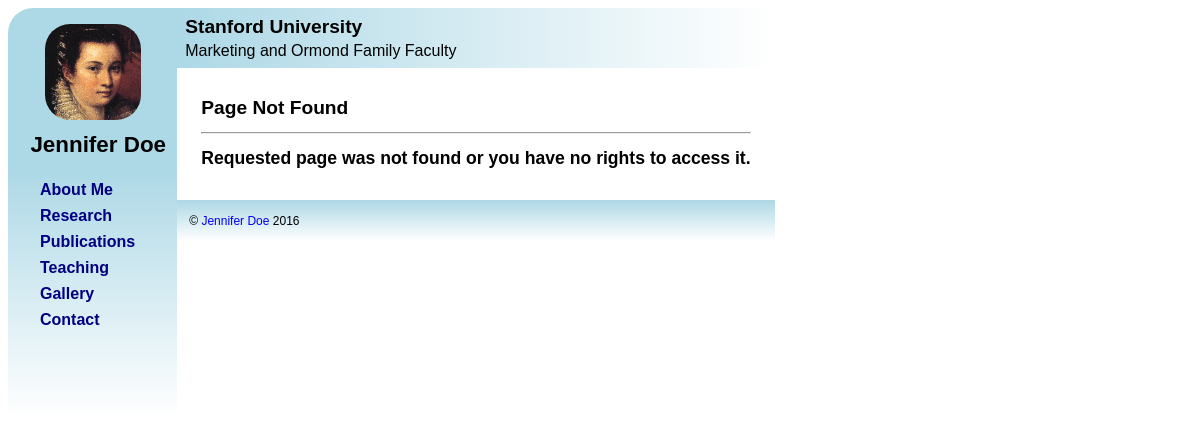
/index.php?view=Publications, run on the app's committed database.
### tables this page shows
CREATE TABLE IF NOT EXISTS Pages (
    Name NVARCHAR(30) PRIMARY KEY NOT NULL,
    Title NVARCHAR(100) NOT NULL,
    NavIndex INT NOT NULL DEFAULT 0,
    IsAdmin BIT NOT NULL DEFAULT 0
) COLLATE 'utf8_czech_ci';

### view/PageNotFoundView.php (called while the page is built, shortened)
<?php
include 'view/BaseView.php';
class PageNotFoundView extends BaseView
{
    protected function OnGenerateContent()
    {
        $this->GeneratePageNotFoundContent();
    }
}
$model = new \gratz\BaseModel("PageNotFound");
$controller = new \gratz\BaseController($model);
$view = new \gratz\PageNotFoundView($model, $controller);
$view->Generate();

### index.php (called while the page is built, shortened)
<?php
    try
    {
        function GetViewNames()
        {
            $viewNames = array();
            $fileNames = glob("view/" . "*View.php");
            foreach ($fileNames as $fileName)
            {
                if (is_file($fileName))
                {
                    $viewNames[] = substr($fileName, 5, strlen($fileName) - 13);
                }
            }
            return $viewNames;
        }
        function GetViewName()
        {
            if (isset($_GET['view']) && is_string($_GET['view']))
            {
                $viewName = filter_input(INPUT_GET, 'view');
            }
            else
            {
                $viewName = "AboutMe";
            }
            return $viewName;
        }
        function DispatchRequest()
        {
            $viewName = GetViewName();
            $viewNames = GetViewNames();
            if (!in_array($viewName, $viewNames))
            {
                $viewName = 'PageNotFound';
            }
            $viewFileName = "view/" . $viewName . "View.php";
            include $viewFileName;
        }
        DispatchRequest();
    }
    catch (\Exception $ex)
    {
        $message = $ex->getMessage();
        include 'include/FatalError.php';
    }

### model/BaseModel.php (called while the page is built, shortened)
<?php
include "model/NavItemsLoader.php";
include "model/DbInfoView.php";
class BaseModel {
    protected $pdo = NULL;
    protected $cmdGetDbInfoItem;
    public $pageName = '';
    function setPageTitle($pageTitle)
    {
        $value = filter_var($pageTitle, FILTER_SANITIZE_FULL_SPECIAL_CHARS);
        $this->pageTitle = $value;
    }
    public function IsAdminLoggedIn()
    {
        return isset($_SESSION['IS_ADMIN']) && is_bool($_SESSION['IS_ADMIN']) && $_SESSION['IS_ADMIN'];
    }
    private function LoadPageData()
    {
        $sth = $this->pdo->prepare("SELECT Name, Title FROM Pages WHERE Name = :Name;");
    }
    private function LoadData()
    {
        $this->dbInfo = new \gratz\DbInfoView($this->pdo);
        if (is_string($this->pageName) && (strlen($this->pageName) > 0))
        {
            $this->LoadPageData();
        }
        $this->LoadNavItems();
    }
    private function LoadNavItems()
    {
        $o = new NavItemsLoader($this->pdo, $this->IsAdminLoggedIn());
        $this->navItems = $o->GetNavItems();
    }
    protected function GetDbInfoItem($key, $sanitize = TRUE)
    {
        $this->cmdGetDbInfoItem->execute(array(':InfoKey' => $key));
        if ($sanitize)
        {
            $value = filter_var($this->cmdGetDbInfoItem->fetchColumn(), FILTER_SANITIZE_FULL_SPECIAL_CHARS);
        }
        else
        {
            $value = $this->cmdGetDbInfoItem->fetchColumn();
        }
        if ($value)
        {
            return $value;
        }
        else
        {
            return "";
        }
    }
    private function OpenDbConnection()
    {
        $this->pdo = \Database::GetPDO();
        $this->cmdGetDbInfoItem = $this->pdo->prepare("SELECT InfoValue FROM DbInfo WHERE InfoKey = :InfoKey;");
    }
    public function __construct($pageName, $isEditor = FALSE)
    {
        $this->pageName = $pageName;
        $this->OpenDbConnection();
        $this->LoadData();
    }
}

### include/Database.php (called while the page is built, shortened)
<?php
abstract class Database
{
    static public function GetPDO($userName = NULL, $password = NULL)
    {
        $serverName = Configuration::ServerName;
        $databaseName = Configuration::DatabaseName;
        if (!isset($userName))
        {
            $userName = Configuration::UserName;
        }
        if (!isset($password))
        {
            $password = Configuration::Password;
        }
        $connectionString = "mysql:host=" . $serverName . ";dbname=" . $databaseName;
        $pdo = new PDO($connectionString, $userName, $password);
        $pdo->setAttribute(PDO::ATTR_ERRMODE, PDO::ERRMODE_EXCEPTION);
        return $pdo;
    }
}

### model/DbInfoView.php (called while the page is built, shortened)
<?php
class DbInfoView {
    private $pdo;
    public function __construct($pdo)
    {
        $this->pdo = $pdo;
        $this->Load();
    }
    public $FirstName;
    public $LastName;
    public function getFullName()
    {
        return $this->FirstName . " " . $this->LastName;
    }
    private function SetPropertiesFromDb($item)
    {
        $this->FirstName = filter_var($item->FirstName, FILTER_SANITIZE_FULL_SPECIAL_CHARS);
        $this->LastName = filter_var($item->LastName, FILTER_SANITIZE_FULL_SPECIAL_CHARS);
        $this->UniversityName = filter_var($item->UniversityName, FILTER_SANITIZE_FULL_SPECIAL_CHARS);
        $this->FacultyName = filter_var($item->FacultyName, FILTER_SANITIZE_FULL_SPECIAL_CHARS);
        $this->Email = filter_var($item->Email, FILTER_SANITIZE_EMAIL);
    }
    private function Load()
    {
        $sth = $this->pdo->query("SELECT * FROM DbInfoView;", \PDO::FETCH_OBJ);
        $item = $sth->fetch();
    }
}

### model/NavItemsLoader.php (called while the page is built, shortened)
<?php
class NavItemsLoader {
    private $pdo;
    private $isAdminLoggedIn;
    public function __construct($pdo, $isAdminLoggedIn)
    {
        $this->pdo = $pdo;
        $this->isAdminLoggedIn = $isAdminLoggedIn;
    }
    private function SanitizeNavItem($item)
    {
        $item->Title = filter_var($item->Title, FILTER_SANITIZE_FULL_SPECIAL_CHARS);
        $item->Url = filter_var($item->Url, FILTER_SANITIZE_URL);
    }
    public function GetNavItems()
    {
        $navItems = array();
        $adminFilter = '';
        if (!$this->isAdminLoggedIn)
        {
            $adminFilter = ' AND IsAdmin = 0';
            $url = 'Name';
        }
        else
        {
            $url = "Name, CASE WHEN IsAdmin = 0 THEN 'Edit' ELSE '' END";
        }
        $sth = $this->pdo->query("SELECT Name, Title, NavIndex, IsAdmin, CONCAT('index.php?view=', " . $url . ") Url " .
                "FROM Pages WHERE NavIndex > 0" . $adminFilter . " ORDER BY NavIndex;", \PDO::FETCH_OBJ);
        while ($navItem = $sth->fetch())
        {
            $navItems[] = $navItem;
        }
        return $navItems;
    }
}

### view/BaseView.php (the view, shortened to what this page needs)
<?php
include 'include/Database.php';
include 'model/BaseModel.php';
abstract class BaseView {
    protected $model;
    protected $is_admin_required = \FALSE;
    public function __construct($model, $controller)
    {
        $this->model = $model;
    }
    protected function CheckAdminAccess()
    {
        if ($this->is_admin_required)
        {
            return $this->model->IsAdminLoggedIn();
        }
        else
        {
            return \TRUE;
        }
    }
    protected function GeneratePageNotFoundContent()
    {
?>
                <h2>Requested page was not found or you have no rights to access it.</h2>
<?php
    }
    public function Generate()
    {
?>
<!DOCTYPE html>
<html <?php echo "lang=\"" . $this->model->lang . "\"" ?>>
    <head>
        <link rel="stylesheet" href="https://ajax.googleapis.com/ajax/libs/jqueryui/1.11.4/themes/smoothness/jquery-ui.css"/>
<?php
    $this->GenerateStyleSheets();
?>
    </head>
    <body>
      <div id="container">
<?php
    $this->GenerateBody();
?>
      </div>
    </body>
</html>
<?php
    }
    private function GenerateStyleSheets()
    {
?>
        <link rel="stylesheet" href="style/main.css"/>
        <link rel="stylesheet" href="style/small.css" media="screen and (max-width: 768px)"/>
        <link rel="stylesheet" href="style/large.css" media="screen and (min-width: 768px)"/>
        <link rel="stylesheet" href="style/print.css" media="print"/>
<?php
    }
    private function GenerateBody()
    {
        try
        {
            $this->GenerateLeftBar();
            $this->GenerateCenter();
        }
        catch (\GratzException $ex)
        {
            $message = $ex->getMessage();
            echo "        <p class=\"error\">$message.</p>\n";
        }
        catch (\Exception $ex)
        {
            $message = $ex->getMessage();
            echo "        <p class=\"error\">Internal server error occurred: $message.</p>\n";
        }
    }
    private function GenerateLeftBar()
    {
?>
        <div id="left-bar">
<?php
            $this->GenerateNavHeader();
            $this->GenerateNav();
?>
        </div>
<?php
    }
    private function GenerateCenter()
    {
?>
        <div id="center">
<?php
            $this->GenerateContentHeader();
            $this->GenerateContent();
            $this->GenerateContentFooter();
?>
        </div>
<?php
    }
    private function GenerateNavHeader()
    {
?>
            <header>
                <div class="portraitSmall"><img src="img/portrait_small.png" alt="<?php echo $this->model->dbInfo->getFullName() ?>" /></div>
                <div class="fullName"><?php echo $this->model->dbInfo->getFullName() ?></div>
            </header>
<?php
    }
    private function GenerateNav()
    {
?>
            <nav>
<?php
                $this->OnGenerateNav();
?>
            </nav>
<?php
    }
    private function GenerateContentHeader()
    {
?>
            <header>
                <div id="organisationName">
                    <div id="universityName"><?php echo $this->model->dbInfo->UniversityName ?></div>
                    <div id="facultyName"><?php echo $this->model->dbInfo->FacultyName ?></div>
                </div>
            </header>
<?php
    }
    protected function GenerateContent()
    {
?>
            <main>
<?php
        if ($this->CheckAdminAccess())
        {
?>
                <h1><?php echo $this->model->pageTitle ?></h1><hr/>
<?php
                $this->OnGenerateContent();
        }
        else
        {
                $this->GeneratePageNotFoundContent();
        }
?>
            </main>
<?php
    }
    private function GenerateContentFooter()
    {
?>
            <footer>
                <p>&copy;&nbsp;<?php echo '<a href="mailto:' . $this->model->dbInfo->Email . '" title="' . $this->model->dbInfo->getFullName() . '">' . $this->model->dbInfo->getFullName() . '</a>' ?> 2016</p>
            </footer>
<?php
    }
?>
<?php
    protected function OnGenerateNav()
    {
?>
<?php
        foreach($this->model->navItems as $navItem)
        {
            echo "                <a href=\"$navItem->Url\" title=\"$navItem->Title\" data-view-name=\"$navItem->Name\">$navItem->Title</a>\n";
        }
    }
}

### style/main.css (style rules this page uses)
* { box-sizing: border-box; }
body { font-family: Times New Roman; font-size: 1em; font-weight: normal; }
a { color: blue; text-decoration: none; }
#organisationName { display: block; padding: .5em 8em 0.5em .5em; overflow: hidden; white-space: nowrap; font-family: Verdana, Arial; }
#container { display: table; }
#center { display: table-cell; vertical-align: top; }
#left-bar nav { padding: .75em 1em 5em 2em; background: lightblue; background: -webkit-linear-gradient(lightblue, white); background: -o-linear-gradient(lightblue, white); background: -moz-linear-gradient(lightblue, white); background: linear-gradient(lightblue, white); }
nav { list-style: none; }
nav a { display: list-item; margin: 0em .5em .5em 0em; color: navy; font-family: Verdana, Arial; font-size: 1.0em; font-weight: bold; text-decoration: none; }
#center main { padding: 1em 1.5em 1em 1.5em; }
main h1 { font-family: Verdana, Arial; font-size: 1.2em; font-weight: bold; }
main h2 { font-family: Verdana, Arial; font-size: 1.1em; font-weight: bold; }
footer { clear: both; padding: .1em .75em .1em .75em; background: lightblue; background: -webkit-linear-gradient(lightblue, white); background: -o-linear-gradient(lightblue, white); background: -moz-linear-gradient(lightblue, white); background: linear-gradient(lightblue, white); }
footer p { font-family: Verdana, Arial; font-size: .75em; }

### style/large.css (style rules this page uses)
@media only screen and (min-width: 768px) { #universityName { font-size: 1.2em; font-weight: bold; } }
@media only screen and (min-width: 768px) { #facultyName { margin: .25em 0em 0em 0em; font-size: 1em; font-weight: normal; } }
@media only screen and (min-width: 768px) { #left-bar { display: table-cell; vertical-align: top; } }
@media only screen and (min-width: 768px) { #left-bar header { border-radius: 25px 0px 0px 0px; background-color: lightblue; } }
@media only screen and (min-width: 768px) { #center header { background: lightblue; background: -webkit-linear-gradient(90deg, lightblue, white); background: -o-linear-gradient(90deg, lightblue, white); background: -moz-linear-gradient(90deg, lightblue, white); background: linear-gradient(90deg, lightblue, white); } }
@media only screen and (min-width: 768px) { .fullName { display: block; padding: 0em .5em .5em 1em; font-family: Verdana, Arial; font-size: 1.4em; font-weight: bold; } }
@media only screen and (min-width: 768px) { .portraitSmall { display: block; text-align: center; padding: 1em 0em .5em 0em; height: auto; width: auto; } }
@media only screen and (min-width: 768px) { .portraitSmall img { border-radius: 25px; height: 6em; width: 6em; } }

### style/print.css (style rules this page uses)
#left-bar { display: none; }
.fullName { display: block; padding: 1em .5em .5em 1em; font-family: Verdana, Arial; font-size: 1em; font-weight: bold; }
.portraitSmall { display: none; }
footer { display: none; }

### data on the page
pages: Title "About Me"
pages: Title "Research"
pages: Title "Publications"
pages: Title "Teaching"
pages: Title "Gallery"
pages: Title "Contact"
pages: Title "Page Not Found"

### other printed values
$this->model->dbInfo->getFullName() "Jennifer Doe"
$this->model->dbInfo->UniversityName "Stanford University"
$this->model->dbInfo->FacultyName "Marketing and Ormond Family Faculty"
